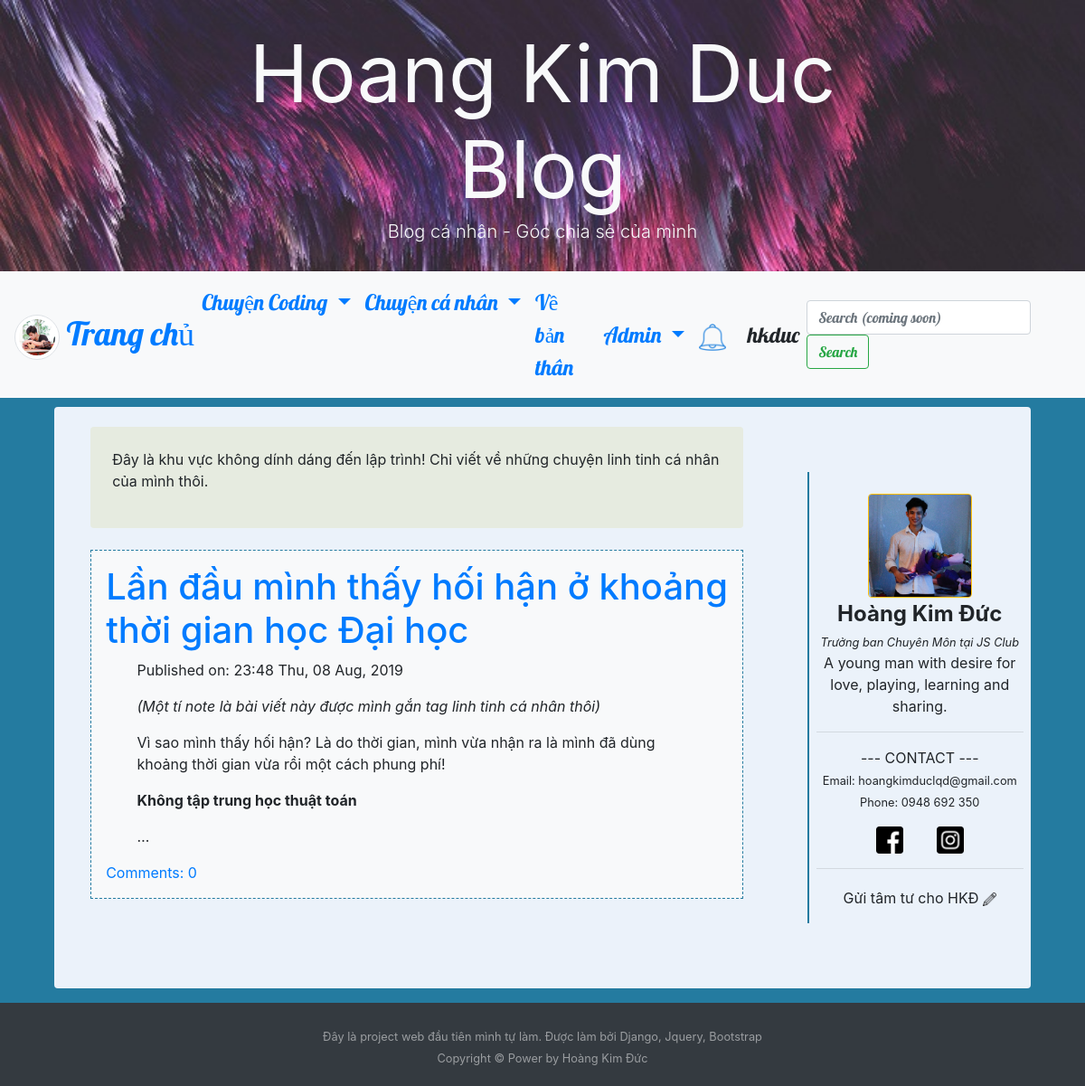
The page /linh-tinh-ca-nhan/ (signed in) on the database its author committed.
### blog/models.py (models this page shows, shortened)
class Description(models.Model):
   text = models.TextField()

class Post(models.Model):
   author = models.ForeignKey('auth.User', on_delete=models.CASCADE)
   title = models.CharField(max_length=200)
   text = models.TextField()
   create_date = models.DateTimeField(default=timezone.now)
   published_date = models.DateTimeField(blank=True,null=True)
   tag = models.CharField(choices=tag_list, max_length=20, default='tag1')
   view = models.IntegerField(default=0)

### blog/views.py (the view)
class Tag3ListView(ListView):
   model = Post
   def get_queryset(self):
      return Post.objects.filter(published_date__lte=timezone.now(), tag='tag3').order_by('-published_date')
   def get_context_data(self, **kwargs):
      ctx = super(ListView, self).get_context_data(**kwargs)
      ctx['Description'] = Description.objects.get(pk=3)
      ctx['Notification'] = Notification.objects.order_by('-time')
      return ctx

### blog/models.py (called while the page is built)
   def __str__(self):
      template = f'{self.person} {self.action} {self.post_title}'
      return template

### blog/templates/blog/post_list.html (shortened to what this page needs)
{% extends "blog/base.html" %}
{% block content %}
<div class="centerstage">
   <div style="background-color: #E6EBE0;" class="p-4 rounded">
         {{ Description.text|safe }}
   </div>
   {% for post in post_list %}
   <br>
   <div class="post p-3 bg-light">
      <h1><a href="{% url 'post_detail' pk=post.pk %}">{{post.title}}</a></h1>
      <div class="blog_posts date">
         <p>Published on: {{post.published_date|date:"G:i D, d M, Y"}}</p>
         <p class="postcontent">{{ post.text|safe|linebreaksbr|truncatechars:256 }}</p>
      </div>
      <a href="{% url 'post_detail' pk=post.pk %}">Comments: {{ post.comments.count }}</a>
   </div>
   {% endfor %}
</div>
{% endblock content %}

### blog/templates/blog/base.html (shortened to what this page needs)
<!DOCTYPE html>
{% load staticfiles %}
<html lang="en" dir="ltr">
<head>
   <link rel="stylesheet" href="https://maxcdn.bootstrapcdn.com/bootstrap/4.3.1/css/bootstrap.min.css">
   <link rel="stylesheet" href="//cdn.jsdelivr.net/npm/medium-editor@latest/dist/css/medium-editor.min.css" type="text/css"
      media="screen" charset="utf-8">
   <link rel="stylesheet" href="{% static 'css/blog.css' %}">
</head>
<body>
   <link rel="stylesheet" href="https://maxcdn.bootstrapcdn.com/font-awesome/4.7.0/css/font-awesome.min.css">
   <section class=" align-items-center d-flex bg-dark"
      style="height:25vmin; background-size: cover; background-image: url(/static/images/base/header.jpg);">
      <div class="container-fluid">
         <div class="row  justify-content-center align-items-left d-flex text-center h-100">
            <div class="col-12 col-md-8 mt-4 h-50 ">
               <h1 class="display-2  text-light mb-auto mt-auto"><strong>Hoang Kim Duc Blog</strong> </h1>
               <p class="lead  text-light mb-4">Blog cá nhân - Góc chia sẻ của mình</p>
            </div>
         </div>
      </div>
   </section>
   <nav class="navbar navbar-expand-lg bg-light techfont">
      <a class="navbar-brand bigbrand" href="{% url 'post_list' %}"><img style="height: 50px; width: 50px;"
            class="img-thumbnail rounded-circle" src="{% static 'images/base/brand.jpg' %}"> Trang chủ</a>
      <div class="collapse navbar-collapse" id="navbarSupportedContent">
         <ul class="navbar-nav mr-auto">
            <li class="nav-item dropdown">
               <a class="nav-link dropdown-toggle" href="#" id="navbarDropdown" role="button" data-toggle="dropdown"
                  aria-haspopup="true" aria-expanded="false">
                  Chuyện Coding
               </a>
            </li>
            <li class="nav-item dropdown">
               <a class="nav-link dropdown-toggle" href="#" id="navbarDropdown" role="button" data-toggle="dropdown"
                  aria-haspopup="true" aria-expanded="false">
                  Chuyện cá nhân
               </a>
            </li>
            <li class="nav-item active">
               <a class="nav-link" href="{% url 'about' %}">Về bản thân <span class="sr-only">(current)</span></a>
            </li>
         </ul>
         <ul class="navbar-nav navbar-right">
            {% if user.is_authenticated %}
            <li class="nav-item dropdown">
               <a class="nav-link dropdown-toggle" href="#" id="adminDropdown" role="button" data-toggle="dropdown"
                  aria-haspopup="true" aria-expanded="false">
                  Admin
               </a>
            </li>
            <li class="nav-item pr-2 mt-auto mb-auto dropdown">
               <a class="nav-link" href="#" id="NotificationDropdown"
                   role="button" data-toggle="dropdown"
                  aria-haspopup="true" aria-expanded="false">
                  <img style="height: 30px" src="{% static 'icons/bell.png' %}">
               </a>
            </li>
            <li class="nav-item"><a class="nav-link">{{user.username}}</a></li>
            {% else %}
            <li class="nav-item "><a class="nav-link" href="{% url 'login' %}">
               <img style="height:25px; width:25px;" src="{% static 'icons/admin.png' %}" alt="">
            </a></li>
            {% endif %}
         </ul>
         <form class="form-inline my-2 my-lg-0">
            <input class="form-control mr-sm-2" type="search" placeholder="Search (coming soon)" aria-label="Search">
            <button class="btn btn-outline-success my-2 my-sm-0" type="submit">Search</button>
         </form>
      </div>
   </nav>
   <div class="content rounded mb-3">
      <div class="row mt-3">
         <div class="col-lg-9">
            <div class="blog_posts">
               {% block content %}
               {% endblock content %}
            </div>
         </div>
         <div class="col-lg-3 text-center">
            <div class="sidebar sticky-top">
               <div class="profile pr-2 pl-2 verticalline">
                  <img class="w-50 rounded border border-warning" src="{% static 'images/base/icon.jpg' %}" alt=""><br>
                  <b class="bigbrand">Hoàng Kim Đức</b> <br>
                  <em><small>Trưởng ban Chuyên Môn tại JS Club</small></em>
                  <p>A young man with desire for love, playing, learning and sharing.</p>
                  <hr>
                  <p>--- CONTACT ---<br>
                     <small>Email: hoangkimduclqd@gmail.com</small><br>
                     <small>Phone: 0948 692 350</small>
                     <div>
                        <a style="display: inline;" class="nav-link" href="https://www.facebook.com/hokiduc"
                           target="_blank" rel="noopener noreferrer">
                           <img style="height:30px; width:30px;" src="{% static 'icons/facebook.png' %}" alt="">
                        </a>
                        <a style="display: inline;" class="nav-link" href="https://www.instagram.com/kimduwsc/"
                           target="_blank" rel="noopener noreferrer">
                           <img style="height:30px; width:30px;" src="{% static 'icons/instagram.png' %}" alt="">
                        </a>
                     </div>
                  </p>
                  <hr>
                  <a class="dropdown-item" href="#">Gửi tâm tư cho HKĐ
                     <img style="height: 15px" src="{% static 'icons/letter.png' %}">
                  </a>
               </div>
            </div>
         </div>
      </div>
      <br><br><br>
   </div>
   <footer id="sticky-footer" class="py-4 bg-dark text-white-50">
      <div class="container text-center">
         <small>Đây là project web đầu tiên mình tự làm. Được làm bởi Django, Jquery, Bootstrap
            <br>Copyright &copy; Power by Hoàng Kim Đức</small>
      </div>
   </footer>
</body>
</html>

### blog/static/css/blog.css (style rules this page uses)
body { background-color: #247BA0; }
.content { background-color: #EBF2FA; width: 90%; margin-left: auto; margin-right: auto; padding-top: 0.5%; }
.blog_posts { width: 90%; margin-left: auto; margin-right: auto; }
.techfont { font-family: 'Lobster', cursive; font-size: 1.5em; margin-bottom: 10px; }
.bigbrand { font-size: 1.5em }
.centerstage { margin-left: auto; margin-right: auto; }
.postcontent { font-family: 'Noto Sans', sans-serif; }
.post { border: 1px dashed #247BA0 }
.verticalline { border-left: 2px solid #247BA0; }
.profile { padding-top: 10%; padding-bottom: 5% }
.sidebar { padding-top: 20% }
html, body { height: 100%; }
body { flex-direction: column; }
.content { flex: 1 0 auto; }

### rows shown on the page
Description: text "Đây là khu vực không dính dáng đến lập trình! Chỉ viết về những chuyện linh tinh cá nhân của mình thôi."
Post: title "Lần đầu mình thấy hối hận ở khoảng thời gian học Đại học", published_date "23:48 Thu, 08 Aug, 2019", text "(Một tí note là bài viết này được mình gắn tag linh tinh cá nhân thôi) Vì sao mình thấy hối hận? Là do thời gian, mình vừa nhận ra là mình đã dùng khoảng thời gian vừa rồi một cách phung phí! Không tập trung học thuật toán …", comments.count "0"

### other values the page prints
{{ user.username }} "hkduc"
